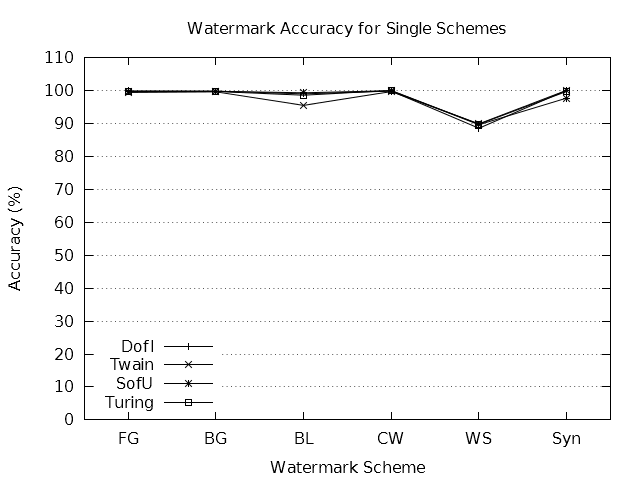

Source code (gnuplot):
terminal = "pngcairo"
output = "accuracy-one.png"

if (!exists("input")) input = "acc-one.dat"

set datafile missing "NaN"
stats input using 3 nooutput

if (!exists("fileCount")) {
	fileCount = STATS_blocks
}

if (!exists("schemeCount")) {
	schemeCount = (STATS_records + STATS_invalid) / STATS_blocks
}

if (exists("terminal")) {
	set terminal terminal mono solid
}
else {
	set terminal windows monochrome solid
}

if (exists("output")) set output output

set title "Watermark Accuracy for Single Schemes"
set style data linespoints
set key autotitle columnhead left bottom

set ylabel "Accuracy (%)"
set yrange [ 0 : 110 ]
set ytics 10
set grid ytics

set xlabel "Watermark Scheme"
set xrange [ -0.5 : schemeCount - 0.5 ]

plot for [ i = 1 : fileCount ] input using 3 : xticlabels(1) index i - 1
